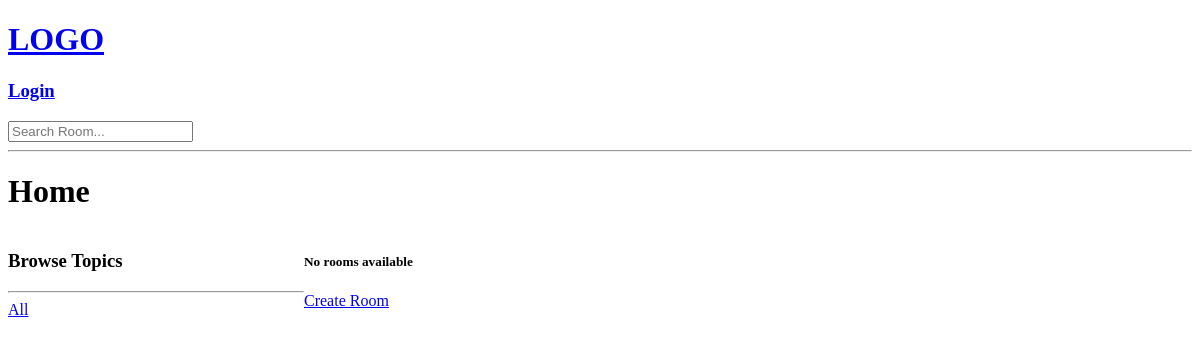
The page /?q=Django on the database as committed earlier.
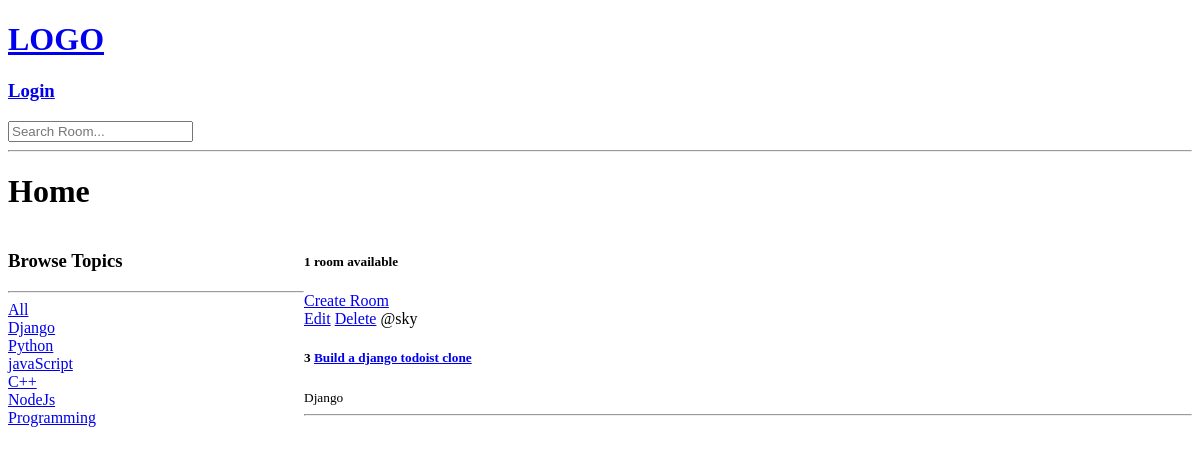
The same page on the database as committed later.
### base/models.py (models this page shows, shortened)
class Topic(models.Model):
    name = models.CharField(max_length=400)

class Room(models.Model):
    host = models.ForeignKey(User, on_delete = models.SET_NULL,null = True)#TODO:change this
    topic = models.ForeignKey(Topic, on_delete = models.SET_NULL,null = True)
    name = models.CharField(max_length=200)
    description = models.TextField(null=True,blank=True)
    created = models.DateTimeField(auto_now = True)
    updated = models.DateTimeField(auto_now_add=True)
    class Meta:
        ordering = ['-updated','-created']

### base/views.py (the view)
# urls.py: path('',views.home,name = "home"),
def home(request):
    q = request.GET.get('q') if request.GET.get('q') != None else ""
    rooms = Room.objects.filter(
        Q(topic__name__icontains = q) |
        Q(name__icontains = q) |
        Q(description__icontains = q)
    )
    topics = Topic.objects.all()
    room_count = f"{rooms.count()} rooms" if rooms.count()>1 else f"{rooms.count()} room"
    if rooms.count() == 0:
        room_count = "No rooms"
    context = {"rooms":rooms,"topics":topics,"room_count":room_count}
    return render(request,'base/home.html',context)

### base/templates/base/home.html (shortened to what this page needs)
{% extends 'main.html'%}
{% block content%}
<h1>Home </h1>
<div class="home-container">
    <div>
        <h3>Browse Topics</h3>
        <hr>
        <div>
            <a href="{% url 'home' %}">All</a>
        </div>
        {% for topic in topics %}
            <div>
                <a href="{% url 'home' %}?q={{topic.name}}">{{topic.name}}</a>
            </div>
        {% endfor %}
    </div>
    <div class="">
        <h5>{{ room_count }} available</h5>
        <a href="{% url 'create-room' %}">Create Room</a>
        <div>
            <div>
                {% for room in rooms %}
                    <a href="{% url 'update-room' room.id%}">Edit</a>
                    <a href="{% url 'delete-room' room.id%}">Delete</a>
                    <span>@{{room.host.username}}</span>
                    <h5>{{room.id}} <a href="{% url 'room' room.id%}">{{room.name}}</a></h5>
                    <small>{{room.topic.name}}</small>
                    <hr>
                {% endfor%}
            </div>
        </div>
    </div>
</div>
{% endblock content%}

Rows that differ between the two databases and show on the page:
added Topic: name "Django"
added Topic: name "Python"
added Topic: name "javaScript"
added Topic: name "C++"
added Topic: name "NodeJs"
added Topic: name "Programming"
added Room: host.username "sky", id "3", name "Build a django todoist clone", topic.name "Django"
Other text that changed with them:
{{ room_count }}: "No rooms" → "1 room"
